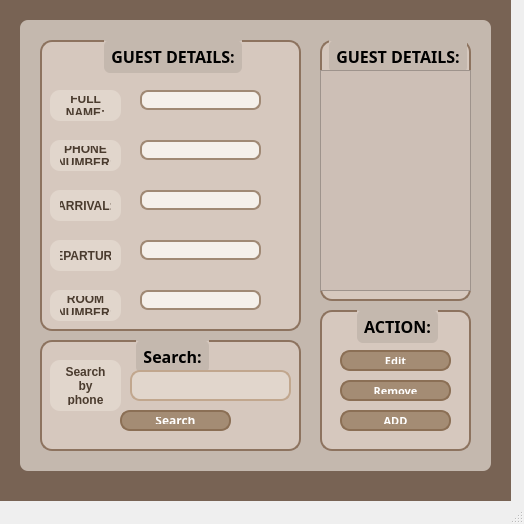
<?xml version="1.0" encoding="UTF-8"?>
<ui version="4.0">
 <class>MainWindow</class>
 <widget class="QMainWindow" name="MainWindow">
  <property name="geometry">
   <rect>
    <x>0</x>
    <y>0</y>
    <width>524</width>
    <height>524</height>
   </rect>
  </property>
  <property name="windowTitle">
   <string>MainWindow</string>
  </property>
  <widget class="QWidget" name="centralwidget">
   <widget class="QLabel" name="label">
    <property name="geometry">
     <rect>
      <x>0</x>
      <y>0</y>
      <width>511</width>
      <height>501</height>
     </rect>
    </property>
    <property name="styleSheet">
     <string notr="true">background-color: rgb(120, 99, 84);</string>
    </property>
    <property name="text">
     <string/>
    </property>
   </widget>
   <widget class="QLabel" name="label_2">
    <property name="geometry">
     <rect>
      <x>20</x>
      <y>20</y>
      <width>471</width>
      <height>451</height>
     </rect>
    </property>
    <property name="font">
     <font>
      <family>Perpetua</family>
      <pointsize>12</pointsize>
     </font>
    </property>
    <property name="styleSheet">
     <string notr="true">QLabel {
    background-color: #C4B8AE;
    color: white;
    padding: 5px;
    border-radius: 8px;
}
</string>
    </property>
    <property name="text">
     <string/>
    </property>
   </widget>
   <widget class="QGroupBox" name="groupBox">
    <property name="geometry">
     <rect>
      <x>40</x>
      <y>40</y>
      <width>261</width>
      <height>291</height>
     </rect>
    </property>
    <property name="font">
     <font>
      <family>Perpetua Titling MT</family>
      <pointsize>12</pointsize>
      <weight>75</weight>
      <bold>true</bold>
     </font>
    </property>
    <property name="styleSheet">
     <string notr="true">QGroupBox {
    background-color: #D6C8BE; /* Màu nền hợp với #C4B8AE */
    border: 2px solid #8D735F; /* Viền màu tối hơn để tạo điểm nhấn */
    border-radius: 12px; /* Bo góc */
    padding: 10px;
    font-weight: bold;
}

QGroupBox::title {
    subcontrol-origin: margin;
    subcontrol-position: top center; /* Canh giữa tiêu đề */
    padding: 5px;
    background-color: #C4B8AE; /* Nền tiêu đề tiệp màu với label */
    border-radius: 6px;
}
</string>
    </property>
    <property name="title">
     <string>GUEST DETAILS:</string>
    </property>
    <property name="alignment">
     <set>Qt::AlignCenter</set>
    </property>
    <widget class="QLineEdit" name="lineEdit">
     <property name="geometry">
      <rect>
       <x>100</x>
       <y>50</y>
       <width>121</width>
       <height>20</height>
      </rect>
     </property>
     <property name="sizePolicy">
      <sizepolicy hsizetype="Expanding" vsizetype="Expanding">
       <horstretch>0</horstretch>
       <verstretch>0</verstretch>
      </sizepolicy>
     </property>
     <property name="styleSheet">
      <string notr="true">QLineEdit {
    background-color: #f5f0eb;  /* Màu be nhạt, hợp với theme tổng thể */
    border: 2px solid #a08975;  /* Viền màu nâu nhạt */
    border-radius: 8px;  /* Bo góc */
    padding: 4px;  /* Thêm khoảng cách bên trong */
    color: #4a3b2e;  /* Chữ màu nâu đậm cho dễ đọc */
    font-size: 14px;  
}
</string>
     </property>
    </widget>
    <widget class="QLineEdit" name="lineEdit_2">
     <property name="geometry">
      <rect>
       <x>100</x>
       <y>100</y>
       <width>121</width>
       <height>20</height>
      </rect>
     </property>
     <property name="sizePolicy">
      <sizepolicy hsizetype="Expanding" vsizetype="Expanding">
       <horstretch>0</horstretch>
       <verstretch>0</verstretch>
      </sizepolicy>
     </property>
     <property name="styleSheet">
      <string notr="true">QLineEdit {
    background-color: #f5f0eb;  /* Màu be nhạt, hợp với theme tổng thể */
    border: 2px solid #a08975;  /* Viền màu nâu nhạt */
    border-radius: 8px;  /* Bo góc */
    padding: 4px;  /* Thêm khoảng cách bên trong */
    color: #4a3b2e;  /* Chữ màu nâu đậm cho dễ đọc */
    font-size: 14px;  
}
</string>
     </property>
    </widget>
    <widget class="QLineEdit" name="lineEdit_3">
     <property name="geometry">
      <rect>
       <x>100</x>
       <y>150</y>
       <width>121</width>
       <height>20</height>
      </rect>
     </property>
     <property name="sizePolicy">
      <sizepolicy hsizetype="Expanding" vsizetype="Expanding">
       <horstretch>0</horstretch>
       <verstretch>0</verstretch>
      </sizepolicy>
     </property>
     <property name="styleSheet">
      <string notr="true">QLineEdit {
    background-color: #f5f0eb;  /* Màu be nhạt, hợp với theme tổng thể */
    border: 2px solid #a08975;  /* Viền màu nâu nhạt */
    border-radius: 8px;  /* Bo góc */
    padding: 4px;  /* Thêm khoảng cách bên trong */
    color: #4a3b2e;  /* Chữ màu nâu đậm cho dễ đọc */
    font-size: 14px;  
}
</string>
     </property>
    </widget>
    <widget class="QLineEdit" name="lineEdit_4">
     <property name="geometry">
      <rect>
       <x>100</x>
       <y>250</y>
       <width>121</width>
       <height>20</height>
      </rect>
     </property>
     <property name="sizePolicy">
      <sizepolicy hsizetype="Expanding" vsizetype="Expanding">
       <horstretch>0</horstretch>
       <verstretch>0</verstretch>
      </sizepolicy>
     </property>
     <property name="styleSheet">
      <string notr="true">QLineEdit {
    background-color: #f5f0eb;  /* Màu be nhạt, hợp với theme tổng thể */
    border: 2px solid #a08975;  /* Viền màu nâu nhạt */
    border-radius: 8px;  /* Bo góc */
    padding: 4px;  /* Thêm khoảng cách bên trong */
    color: #4a3b2e;  /* Chữ màu nâu đậm cho dễ đọc */
    font-size: 14px;  
}
</string>
     </property>
    </widget>
    <widget class="QLabel" name="label_8">
     <property name="geometry">
      <rect>
       <x>10</x>
       <y>50</y>
       <width>71</width>
       <height>31</height>
      </rect>
     </property>
     <property name="styleSheet">
      <string notr="true">QLabel {
    background-color: #e1d6cc;  /* Màu nền be nhẹ hợp với tổng thể */
    border-radius: 10px;  /* Bo góc mềm mại */
    padding: 6px 10px;  /* Thêm khoảng cách để nhìn đẹp hơn */
    color: #4a3b2e;  /* Chữ màu nâu đậm cho dễ đọc */
    font-weight: bold;  /* Làm chữ rõ ràng hơn */
}
</string>
     </property>
     <property name="text">
      <string>FULL NAME:</string>
     </property>
     <property name="alignment">
      <set>Qt::AlignCenter</set>
     </property>
     <property name="wordWrap">
      <bool>true</bool>
     </property>
    </widget>
    <widget class="QLabel" name="label_9">
     <property name="geometry">
      <rect>
       <x>10</x>
       <y>100</y>
       <width>71</width>
       <height>31</height>
      </rect>
     </property>
     <property name="styleSheet">
      <string notr="true">QLabel {
    background-color: #e1d6cc;  /* Màu nền be nhẹ hợp với tổng thể */
    border-radius: 10px;  /* Bo góc mềm mại */
    padding: 6px 10px;  /* Thêm khoảng cách để nhìn đẹp hơn */
    color: #4a3b2e;  /* Chữ màu nâu đậm cho dễ đọc */
    font-weight: bold;  /* Làm chữ rõ ràng hơn */
}
</string>
     </property>
     <property name="text">
      <string>PHONE NUMBER:</string>
     </property>
     <property name="alignment">
      <set>Qt::AlignCenter</set>
     </property>
     <property name="wordWrap">
      <bool>true</bool>
     </property>
    </widget>
    <widget class="QLabel" name="label_10">
     <property name="geometry">
      <rect>
       <x>10</x>
       <y>150</y>
       <width>71</width>
       <height>31</height>
      </rect>
     </property>
     <property name="styleSheet">
      <string notr="true">QLabel {
    background-color: #e1d6cc;  /* Màu nền be nhẹ hợp với tổng thể */
    border-radius: 10px;  /* Bo góc mềm mại */
    padding: 6px 10px;  /* Thêm khoảng cách để nhìn đẹp hơn */
    color: #4a3b2e;  /* Chữ màu nâu đậm cho dễ đọc */
    font-weight: bold;  /* Làm chữ rõ ràng hơn */
}
</string>
     </property>
     <property name="text">
      <string>ARRIVAL:</string>
     </property>
     <property name="alignment">
      <set>Qt::AlignCenter</set>
     </property>
     <property name="wordWrap">
      <bool>true</bool>
     </property>
    </widget>
    <widget class="QLabel" name="label_11">
     <property name="geometry">
      <rect>
       <x>10</x>
       <y>250</y>
       <width>71</width>
       <height>31</height>
      </rect>
     </property>
     <property name="styleSheet">
      <string notr="true">QLabel {
    background-color: #e1d6cc;  /* Màu nền be nhẹ hợp với tổng thể */
    border-radius: 10px;  /* Bo góc mềm mại */
    padding: 6px 10px;  /* Thêm khoảng cách để nhìn đẹp hơn */
    color: #4a3b2e;  /* Chữ màu nâu đậm cho dễ đọc */
    font-weight: bold;  /* Làm chữ rõ ràng hơn */
}
</string>
     </property>
     <property name="text">
      <string>ROOM NUMBER:</string>
     </property>
     <property name="alignment">
      <set>Qt::AlignCenter</set>
     </property>
     <property name="wordWrap">
      <bool>true</bool>
     </property>
    </widget>
    <widget class="QLabel" name="label_12">
     <property name="geometry">
      <rect>
       <x>10</x>
       <y>200</y>
       <width>71</width>
       <height>31</height>
      </rect>
     </property>
     <property name="styleSheet">
      <string notr="true">QLabel {
    background-color: #e1d6cc;  /* Màu nền be nhẹ hợp với tổng thể */
    border-radius: 10px;  /* Bo góc mềm mại */
    padding: 6px 10px;  /* Thêm khoảng cách để nhìn đẹp hơn */
    color: #4a3b2e;  /* Chữ màu nâu đậm cho dễ đọc */
    font-weight: bold;  /* Làm chữ rõ ràng hơn */
}
</string>
     </property>
     <property name="text">
      <string>DEPARTURE:</string>
     </property>
     <property name="alignment">
      <set>Qt::AlignCenter</set>
     </property>
     <property name="wordWrap">
      <bool>true</bool>
     </property>
    </widget>
    <widget class="QLineEdit" name="lineEdit_6">
     <property name="geometry">
      <rect>
       <x>100</x>
       <y>200</y>
       <width>121</width>
       <height>20</height>
      </rect>
     </property>
     <property name="sizePolicy">
      <sizepolicy hsizetype="Expanding" vsizetype="Expanding">
       <horstretch>0</horstretch>
       <verstretch>0</verstretch>
      </sizepolicy>
     </property>
     <property name="styleSheet">
      <string notr="true">QLineEdit {
    background-color: #f5f0eb;  /* Màu be nhạt, hợp với theme tổng thể */
    border: 2px solid #a08975;  /* Viền màu nâu nhạt */
    border-radius: 8px;  /* Bo góc */
    padding: 4px;  /* Thêm khoảng cách bên trong */
    color: #4a3b2e;  /* Chữ màu nâu đậm cho dễ đọc */
    font-size: 14px;  
}
</string>
     </property>
    </widget>
   </widget>
   <widget class="QGroupBox" name="groupBox_2">
    <property name="geometry">
     <rect>
      <x>40</x>
      <y>340</y>
      <width>261</width>
      <height>111</height>
     </rect>
    </property>
    <property name="font">
     <font>
      <family>Perpetua Titling MT</family>
      <pointsize>12</pointsize>
      <weight>75</weight>
      <bold>true</bold>
     </font>
    </property>
    <property name="styleSheet">
     <string notr="true">QGroupBox {
    background-color: #D6C8BE; /* Màu nền hợp với #C4B8AE */
    border: 2px solid #8D735F; /* Viền màu tối hơn để tạo điểm nhấn */
    border-radius: 12px; /* Bo góc */
    padding: 10px;
    font-weight: bold;
}

QGroupBox::title {
    subcontrol-origin: margin;
    subcontrol-position: top center; /* Canh giữa tiêu đề */
    padding: 5px;
    background-color: #C4B8AE; /* Nền tiêu đề tiệp màu với label */
    border-radius: 6px;
}
</string>
    </property>
    <property name="title">
     <string>Search:</string>
    </property>
    <property name="alignment">
     <set>Qt::AlignCenter</set>
    </property>
    <widget class="QLabel" name="label_7">
     <property name="geometry">
      <rect>
       <x>10</x>
       <y>20</y>
       <width>71</width>
       <height>51</height>
      </rect>
     </property>
     <property name="styleSheet">
      <string notr="true">QLabel {
    background-color: #e1d6cc;  /* Màu nền be nhẹ hợp với tổng thể */
    border-radius: 10px;  /* Bo góc mềm mại */
    padding: 6px 10px;  /* Thêm khoảng cách để nhìn đẹp hơn */
    color: #4a3b2e;  /* Chữ màu nâu đậm cho dễ đọc */
    font-weight: bold;  /* Làm chữ rõ ràng hơn */
}
</string>
     </property>
     <property name="text">
      <string>Search by phone number:</string>
     </property>
     <property name="alignment">
      <set>Qt::AlignCenter</set>
     </property>
     <property name="wordWrap">
      <bool>true</bool>
     </property>
    </widget>
    <widget class="QLineEdit" name="lineEdit_5">
     <property name="geometry">
      <rect>
       <x>90</x>
       <y>30</y>
       <width>161</width>
       <height>31</height>
      </rect>
     </property>
     <property name="styleSheet">
      <string notr="true">QLineEdit {
    background-color: #e1d6cc;  /* Màu nền giống label */
    border: 2px solid #c1a78e;  /* Viền nâu nhạt tạo điểm nhấn */
    border-radius: 10px;  /* Bo góc mềm mại */
    padding: 6px 10px;  /* Thêm khoảng trống để nhập dễ hơn */
    color: #4a3b2e;  /* Chữ nâu đậm, dễ đọc */
    font-size: 14px;  /* Chỉnh cỡ chữ để nhìn đẹp hơn */
    selection-background-color: #b79d8b;  /* Màu khi bôi đen chữ */
}
</string>
     </property>
    </widget>
    <widget class="QPushButton" name="pushButton">
     <property name="geometry">
      <rect>
       <x>80</x>
       <y>70</y>
       <width>111</width>
       <height>21</height>
      </rect>
     </property>
     <property name="font">
      <font>
       <family>Perpetua Titling MT</family>
       <weight>75</weight>
       <bold>true</bold>
      </font>
     </property>
     <property name="styleSheet">
      <string notr="true">QPushButton {
    background-color: #A48C74; /* Màu hợp với tông màu tổng thể */
    color: white; /* Chữ màu trắng để dễ nhìn */
    border-radius: 10px; /* Bo góc */
    padding: 5px 10px; /* Canh lề cho đẹp */
    border: 2px solid #8B6F55; /* Viền đậm hơn một chút */
}

QPushButton:hover {
    background-color: #8B6F55; /* Đổi màu khi hover để có hiệu ứng */
}

QPushButton:pressed {
    background-color: #786354; /* Khi nhấn thì màu đậm hơn */
}
</string>
     </property>
     <property name="text">
      <string>Search</string>
     </property>
     <property name="icon">
      <iconset>
       <normaloff>3844432_magnifier_search_zoom_icon.png</normaloff>3844432_magnifier_search_zoom_icon.png</iconset>
     </property>
    </widget>
   </widget>
   <widget class="QGroupBox" name="groupBox_4">
    <property name="geometry">
     <rect>
      <x>320</x>
      <y>310</y>
      <width>151</width>
      <height>141</height>
     </rect>
    </property>
    <property name="font">
     <font>
      <family>Perpetua Titling MT</family>
      <pointsize>12</pointsize>
      <weight>75</weight>
      <bold>true</bold>
     </font>
    </property>
    <property name="styleSheet">
     <string notr="true">QGroupBox {
    background-color: #D6C8BE; /* Màu nền hợp với #C4B8AE */
    border: 2px solid #8D735F; /* Viền màu tối hơn để tạo điểm nhấn */
    border-radius: 12px; /* Bo góc */
    padding: 10px;
    font-weight: bold;
}

QGroupBox::title {
    subcontrol-origin: margin;
    subcontrol-position: top center; /* Canh giữa tiêu đề */
    padding: 5px;
    background-color: #C4B8AE; /* Nền tiêu đề tiệp màu với label */
    border-radius: 6px;
}
</string>
    </property>
    <property name="title">
     <string>ACTION:</string>
    </property>
    <property name="alignment">
     <set>Qt::AlignCenter</set>
    </property>
    <widget class="QPushButton" name="pushButton_2">
     <property name="geometry">
      <rect>
       <x>20</x>
       <y>40</y>
       <width>111</width>
       <height>21</height>
      </rect>
     </property>
     <property name="font">
      <font>
       <family>Perpetua Titling MT</family>
       <pointsize>8</pointsize>
       <weight>75</weight>
       <bold>true</bold>
      </font>
     </property>
     <property name="styleSheet">
      <string notr="true">QPushButton {
    background-color: #A48C74; /* Màu hợp với tông màu tổng thể */
    color: white; /* Chữ màu trắng để dễ nhìn */
    border-radius: 10px; /* Bo góc */
    padding: 5px 10px; /* Canh lề cho đẹp */
    border: 2px solid #8B6F55; /* Viền đậm hơn một chút */
}

QPushButton:hover {
    background-color: #8B6F55; /* Đổi màu khi hover để có hiệu ứng */
}

QPushButton:pressed {
    background-color: #786354; /* Khi nhấn thì màu đậm hơn */
}
</string>
     </property>
     <property name="text">
      <string>Edit</string>
     </property>
     <property name="icon">
      <iconset>
       <normaloff>8666681_edit_icon.png</normaloff>8666681_edit_icon.png</iconset>
     </property>
    </widget>
    <widget class="QPushButton" name="pushButton_3">
     <property name="geometry">
      <rect>
       <x>20</x>
       <y>70</y>
       <width>111</width>
       <height>21</height>
      </rect>
     </property>
     <property name="font">
      <font>
       <family>Perpetua Titling MT</family>
       <pointsize>8</pointsize>
       <weight>75</weight>
       <bold>true</bold>
      </font>
     </property>
     <property name="styleSheet">
      <string notr="true">QPushButton {
    background-color: #A48C74; /* Màu hợp với tông màu tổng thể */
    color: white; /* Chữ màu trắng để dễ nhìn */
    border-radius: 10px; /* Bo góc */
    padding: 5px 10px; /* Canh lề cho đẹp */
    border: 2px solid #8B6F55; /* Viền đậm hơn một chút */
}

QPushButton:hover {
    background-color: #8B6F55; /* Đổi màu khi hover để có hiệu ứng */
}

QPushButton:pressed {
    background-color: #786354; /* Khi nhấn thì màu đậm hơn */
}
</string>
     </property>
     <property name="text">
      <string>Remove</string>
     </property>
     <property name="icon">
      <iconset>
       <normaloff>3994424_cancel_close_delete_reject_remove_icon.png</normaloff>3994424_cancel_close_delete_reject_remove_icon.png</iconset>
     </property>
    </widget>
    <widget class="QPushButton" name="pushButton_4">
     <property name="geometry">
      <rect>
       <x>20</x>
       <y>100</y>
       <width>111</width>
       <height>21</height>
      </rect>
     </property>
     <property name="font">
      <font>
       <family>Perpetua Titling MT</family>
       <pointsize>8</pointsize>
       <weight>75</weight>
       <bold>true</bold>
      </font>
     </property>
     <property name="styleSheet">
      <string notr="true">QPushButton {
    background-color: #A48C74; /* Màu hợp với tông màu tổng thể */
    color: white; /* Chữ màu trắng để dễ nhìn */
    border-radius: 10px; /* Bo góc */
    padding: 5px 10px; /* Canh lề cho đẹp */
    border: 2px solid #8B6F55; /* Viền đậm hơn một chút */
}

QPushButton:hover {
    background-color: #8B6F55; /* Đổi màu khi hover để có hiệu ứng */
}

QPushButton:pressed {
    background-color: #786354; /* Khi nhấn thì màu đậm hơn */
}
</string>
     </property>
     <property name="text">
      <string>ADD</string>
     </property>
     <property name="icon">
      <iconset>
       <normaloff>1564491_add_create_new_plus_icon.png</normaloff>1564491_add_create_new_plus_icon.png</iconset>
     </property>
    </widget>
   </widget>
   <widget class="QGroupBox" name="groupBox_3">
    <property name="geometry">
     <rect>
      <x>320</x>
      <y>40</y>
      <width>151</width>
      <height>261</height>
     </rect>
    </property>
    <property name="font">
     <font>
      <family>Perpetua Titling MT</family>
      <pointsize>12</pointsize>
      <weight>75</weight>
      <bold>true</bold>
     </font>
    </property>
    <property name="styleSheet">
     <string notr="true">QGroupBox {
    background-color: #D6C8BE; /* Màu nền hợp với #C4B8AE */
    border: 2px solid #8D735F; /* Viền màu tối hơn để tạo điểm nhấn */
    border-radius: 12px; /* Bo góc */
    padding: 10px;
    font-weight: bold;
}

QGroupBox::title {
    subcontrol-origin: margin;
    subcontrol-position: top center; /* Canh giữa tiêu đề */
    padding: 5px;
    background-color: #C4B8AE; /* Nền tiêu đề tiệp màu với label */
    border-radius: 6px;
}
</string>
    </property>
    <property name="title">
     <string>GUEST DETAILS:</string>
    </property>
    <property name="alignment">
     <set>Qt::AlignCenter</set>
    </property>
    <widget class="QWidget" name="verticalLayoutWidget">
     <property name="geometry">
      <rect>
       <x>0</x>
       <y>30</y>
       <width>151</width>
       <height>221</height>
      </rect>
     </property>
     <layout class="QVBoxLayout" name="verticalLayout">
      <item>
       <widget class="QScrollArea" name="scrollArea">
        <property name="styleSheet">
         <string notr="true">background-color: rgb(205, 191, 182);</string>
        </property>
        <property name="widgetResizable">
         <bool>true</bool>
        </property>
        <widget class="QWidget" name="scrollAreaWidgetContents">
         <property name="geometry">
          <rect>
           <x>0</x>
           <y>0</y>
           <width>147</width>
           <height>217</height>
          </rect>
         </property>
        </widget>
       </widget>
      </item>
     </layout>
    </widget>
   </widget>
  </widget>
  <widget class="QMenuBar" name="menubar">
   <property name="geometry">
    <rect>
     <x>0</x>
     <y>0</y>
     <width>524</width>
     <height>18</height>
    </rect>
   </property>
  </widget>
  <widget class="QStatusBar" name="statusbar"/>
 </widget>
 <resources/>
 <connections/>
</ui>
